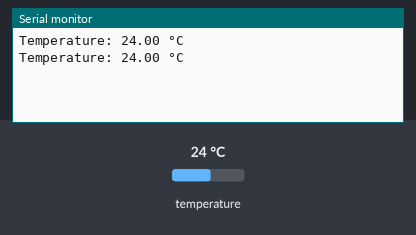
Recording of a sketch running on a simulated Arduino Uno, built with avr-gcc and run on an emulated ATmega328P. Parts: the last lines printed to the serial monitor. The inputs (shaded band) are chosen by the test bench; at power-on: temperature 24 °C.

Above: at 3.3 s.
3.4 s: temperature set to 12 °C
At 5.5 s:
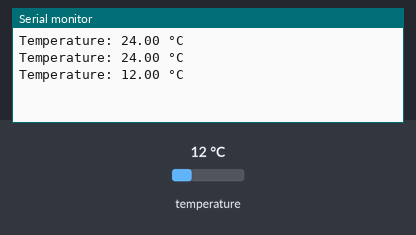
5.9 s: temperature set to 19 °C
At 7.1 s:
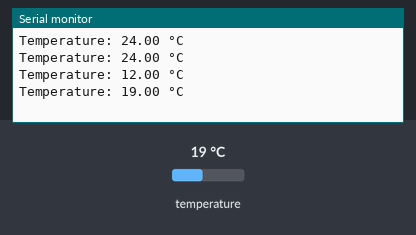
Timing chart, 0 to 8.9 s (numbered marks = the images above; inputs shaded):
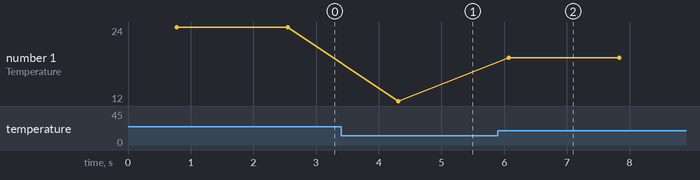

Measured:
- after the input at 3.4 s, the serial monitor: prints a new line after 0.91 s (image 1)
- after the input at 5.9 s, the serial monitor: prints a new line after 0.17 s (image 2)
- plotted number 1: 24 → 12 after the input at 3.4 s, 12 → 19 after the input at 5.9 s

The sketch:

temp.ino
```cpp
#include <OneWire.h>
#include <DallasTemperature.h>

// Pin where the DS18820 data line is connected
const int oneWireBus = 2;

// Setup a OneWire instance
OneWire oneWire(oneWireBus);

// Pass the OneWire reference to DallasTemperature library
DallasTemperature sensors(&oneWire);

void setup() {
  Serial.begin(9600);
  sensors.begin();  // Initialize the sensors
}

void loop() {
  sensors.requestTemperatures();  // Request temperature readings
  float temperatureC = sensors.getTempCByIndex(0);  // Read temperature in Celsius

  if (temperatureC != DEVICE_DISCONNECTED_C) {
    Serial.print("Temperature: ");
    Serial.print(temperatureC);
    Serial.println(" °C");
  } else {
    Serial.println("Error: Could not read temperature data");
  }

  delay(1000);  // Wait for 1 second before the next reading
}
```
